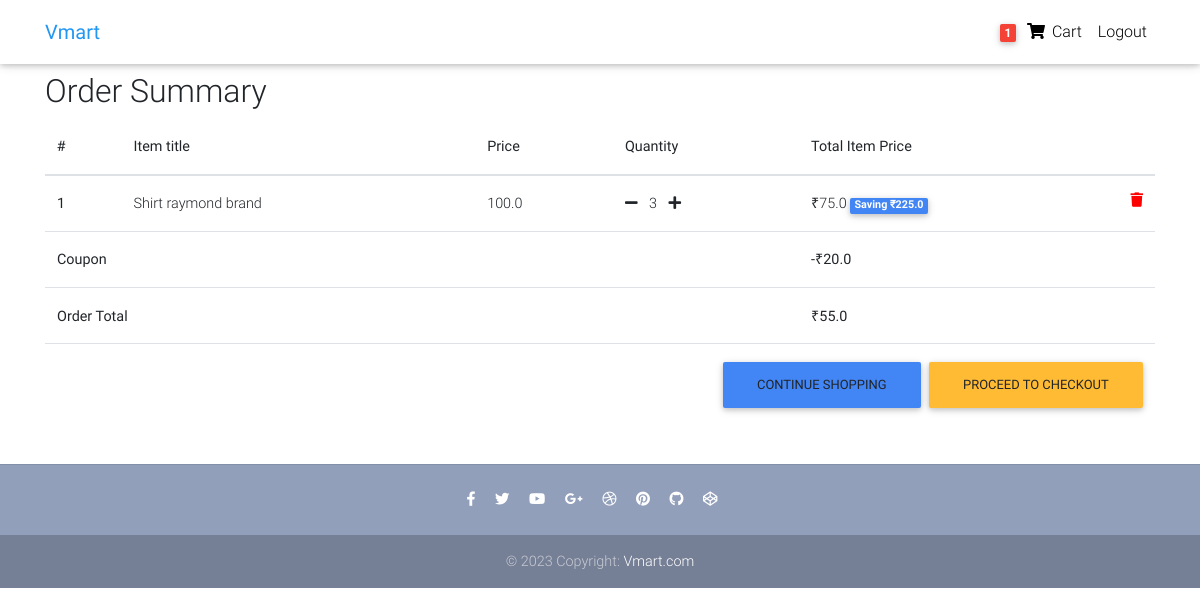
Page /order-summary/ (signed in) on the committed database.
### core/models.py (models this page shows, shortened)
class Order(models.Model):
    user = models.ForeignKey(settings.AUTH_USER_MODEL,
                             on_delete=models.CASCADE)
    ref_code = models.CharField(max_length=20, blank=True, null=True)
    items = models.ManyToManyField(OrderItem)
    start_date = models.DateTimeField(auto_now_add=True)
    ordered_date = models.DateTimeField()
    ordered = models.BooleanField(default=False)
    shipping_address = models.ForeignKey(
        'Address', related_name='shipping_address', on_delete=models.SET_NULL, blank=True, null=True)
    billing_address = models.ForeignKey(
        'Address', related_name='billing_address', on_delete=models.SET_NULL, blank=True, null=True)
    payment = models.ForeignKey(
        'Payment', on_delete=models.SET_NULL, blank=True, null=True)
    coupon = models.ForeignKey(
        'Coupon', on_delete=models.SET_NULL, blank=True, null=True)
    being_delivered = models.BooleanField(default=False)
    received = models.BooleanField(default=False)
    refund_requested = models.BooleanField(default=False)
    refund_granted = models.BooleanField(default=False)
    '''
    1. Item added to cart
    2. Adding a billing address
    (Failed checkout)
    3. Payment
    (Preprocessing, processing, packaging etc.)
    4. Being delivered
    5. Received
    6. Refunds
    '''
    def get_total(self):
        total = 0
        for order_item in self.items.all():
            total += order_item.get_final_price()
        if self.coupon:
            total -= self.coupon.amount
        return total

class OrderItem(models.Model):
    user=models.ForeignKey(settings.AUTH_USER_MODEL,on_delete=models.CASCADE)
    ordered=models.BooleanField(default=False)
    item=models.ForeignKey(Item,on_delete=models.CASCADE)
    quantity=models.IntegerField(default=1)
    def get_total_item_price(self):
        return self.quantity*self.item.price
    def get_total_descount_item_price(self):
        return self.quantity*self.item.discount_price
    def get_amount_save(self):
        return self.get_total_item_price()-self.get_total_descount_item_price()
    def get_final_price(self):
        if self.item.discount_price:
            return self.get_total_descount_item_price()
        return self.get_total_item_price()

class Item(models.Model):
    title=models.CharField(max_length=100)
    price=models.FloatField()
    discount_price = models.FloatField(blank=True,null=True)
    category=models.CharField(choices=CATEGORY_CHOICES,max_length=2)
    label=models.CharField(choices=LABEL_CHOICES,max_length=2)
    slug=models.SlugField()
    description = models.TextField()
    image=models.ImageField()

class Coupon(models.Model):
    code = models.CharField(max_length=15)
    amount = models.FloatField()

### core/views.py (the view)
# urls.py: path('order-summary/',OrderSummaryView.as_view(),name='order-summary'),
class OrderSummaryView(LoginRequiredMixin,View):
    def get(self, *args,**kwargs):
        try:
            order = Order.objects.get(user=self.request.user,ordered=False)
            context={
                'object':order
            }
            return render(self.request,'order_summary.html',context)
        except ObjectDoesNotExist:
            messages.error(self.request, "You do not have an active order")
            return redirect("/")

### core/templatetags/cart_template_tags.py (called while the page is built)
@register.filter
def cart_item_count(user):
    if user.is_authenticated:
        qs=Order.objects.filter(user=user,ordered=False)
        if qs.exists():
            return qs[0].items.count()
    return 0

### templates/order_summary.html (shortened to what this page needs)
{% extends "base.html" %}
{% block content %}
  <main>
    <div class="container">
    <div class="table-responsive text-nowrap">
    <h2>Order Summary</h2>
    <table class="table">
        <thead>
        <tr>
            <th scope="col">#</th>
            <th scope="col">Item title</th>
            <th scope="col">Price</th>
            <th scope="col">Quantity</th>
            <th scope="col">Total Item Price</th>
        </tr>
        </thead>
        <tbody>
        {% for order_item in object.items.all %}
        <tr>
            <th scope="row">{{ forloop.counter }}</th>
            <td>{{ order_item.item.title }}</td>
            <td>{{ order_item.item.price }}</td>
            <td>
                <a href="{% url 'core:remove-single-item-from-cart' order_item.item.slug %}"><i class="fas fa-minus mr-2"></i></a>
                {{ order_item.quantity }}
                <a href="{% url 'core:add-to-cart' order_item.item.slug %}"><i class="fas fa-plus ml-2"></i></a>
            </td>
            <td>
            {% if order_item.item.discount_price %}
                ₹{{ order_item.get_total_descount_item_price }}
                <span class="badge badge-primary">Saving ₹{{ order_item.get_amount_save }}</span>
            {% else %}
                ₹{{ order_item.get_total_item_price }}
            {% endif %}
            <a style='color: red;' href="{% url 'core:remove-from-cart' order_item.item.slug %}">
                <i class="fas fa-trash float-right"></i>
            </a>
            </td>
        </tr>
        {% endfor %}
        {% if object.coupon %}
        <tr>
            <td colspan="4"><b>Coupon</b></td>
            <td><b>-₹{{ object.coupon.amount }}</b></td>
        </tr>
        {% endif %}
        {% if object.get_total %}
        <tr>
            <td colspan="4"><b>Order Total</b></td>
            <td><b>₹{{ object.get_total }}</b></td>
        </tr>
        <tr>
            <td colspan="5">
            <a class='btn btn-warning float-right ml-2' href='/checkout/'>Proceed to checkout</a>
            <a class='btn btn-primary float-right' href='/'>Continue shopping</a>
            </td>
        </tr>
        {% endif %}
        </tbody>
    </table>
    </div>
    </div>
  </main>
{% endblock content %}

### templates/navbar.html (shortened to what this page needs)
{% load cart_template_tags %}
<nav class="navbar fixed-top navbar-expand-lg navbar-light white scrolling-navbar">
    <div class="container">
      <a class="navbar-brand waves-effect" href="/">
        <strong class="blue-text">Vmart</strong>
      </a>
      <div class="collapse navbar-collapse" id="navbarSupportedContent">
        <ul class="navbar-nav nav-flex-icons">
          {% if request.user.is_authenticated %}
          <li class="nav-item">
            <a href="{% url 'core:order-summary' %}" class="nav-link waves-effect">
              <span class="badge red z-depth-1 mr-1"> {{ request.user|cart_item_count }} </span>
              <i class="fas fa-shopping-cart"></i>
              <span class="clearfix d-none d-sm-inline-block"> Cart </span>
            </a>
          </li>
          <li class="nav-item">
            <a class="nav-link waves-effect" href="{% url 'account_logout' %}">
              <span class="clearfix d-none d-sm-inline-block"> Logout </span>
            </a>
          </li>
          {% endif %}
        </ul>
      </div>
    </div>
  </nav>

### templates/base.html (style rules this page uses)
html, body, header, .carousel { height: 60vh; }

### rows in the picture
OrderItem: item "Shirt raymond brand", item.price "100.0", quantity "3", get_total_descount_item_price "75.0", get_amount_save "225.0"
Order: coupon.amount "20.0", get_total "55.0"

### other values in the picture
{{ request.user|cart_item_count }} "1"
